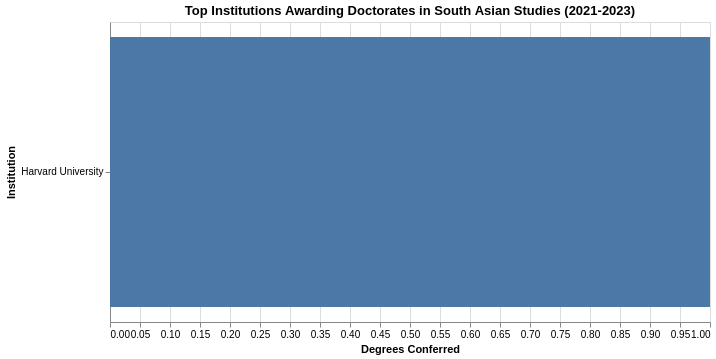

Notebook code for this chart:
### Markdown cell above
</div>

<div class="text-box">
    
## Top Institutions Awarding Doctorates in South Asian Studies per Race/Ethnicity

### Code cell
#| code-fold: true


filtered_df = df[
    (df["Major"].isin(majors))]

grouped = (
    filtered_df.groupby(["Race and Ethnicity", "Institution Name"])["Awards/Degrees Conferred"]
    .sum()
    .reset_index()
)

grouped["Rank"] = grouped.groupby("Race and Ethnicity")["Awards/Degrees Conferred"]\
                         .rank(method="first", ascending=False)


top10 = grouped[grouped["Rank"] <= 10]


race_dropdown = alt.binding_select(
    options=top10["Race and Ethnicity"].unique().tolist(),
    name="Select Race/Ethnicity: "
)
race_param = alt.param(bind=race_dropdown, name="RaceFilter", value="Black or African American")


chart = (
    alt.Chart(top10)
    .add_params(race_param)
    .transform_filter(alt.datum["Race and Ethnicity"] == race_param)
    .mark_bar()
    .encode(
        x=alt.X("Awards/Degrees Conferred:Q", title="Degrees Conferred"),
        y=alt.Y("Institution Name:N", sort='-x', title="Institution"),
        color=alt.Color("Institution Name:N", legend=None),
        tooltip=["Institution Name", "Awards/Degrees Conferred"]
    )
    .properties(
        title="Top Institutions Awarding Doctorates in South Asian Studies (2021-2023)",
        width=600,
        height=300
    )
)

chart

### Figure 1 — Vega-Lite specification as saved in the notebook (floating-point values rounded to 4 significant figures)
{"config": {"view": {"continuousWidth": 300, "continuousHeight": 300}}, "data": {"name": "data-b71ec1bdfc0c7730562af167a790ba53"}, "mark": {"type": "bar"}, "encoding": {"color": {"field": "Institution Name", "legend": null, "type": "nominal"}, "tooltip": [{"field": "Institution Name", "type": "nominal"}, {"field": "Awards/Degrees Conferred", "type": "quantitative"}], "x": {"field": "Awards/Degrees Conferred", "title": "Degrees Conferred", "type": "quantitative"}, "y": {"field": "Institution Name", "sort": "-x", "title": "Institution", "type": "nominal"}}, "height": 300, "params": [{"name": "RaceFilter", "bind": {"input": "select", "options": ["Asian", "Black or African American", "Two or more races", "White"], "name": "Select Race/Ethnicity: "}, "value": "Black or African American"}], "title": "Top Institutions Awarding Doctorates in South Asian Studies (2021-2023)", "transform": [{"filter": "(datum['Race and Ethnicity'] === RaceFilter)"}], "width": 600, "$schema": "https://vega.github.io/schema/vega-lite/v5.14.1.json", "datasets": {"data-b71ec1bdfc0c7730562af167a790ba53": [{"Race and Ethnicity": "Asian", "Institution Name": "Harvard University", "Awards/Degrees Conferred": 1, "Rank": 1.0}, {"Race and Ethnicity": "Asian", "Institution Name": "University of Wisconsin-Madison", "Awards/Degrees Conferred": 1, "Rank": 2.0}, {"Race and Ethnicity": "Black or African American", "Institution Name": "Harvard University", "Awards/Degrees Conferred": 1, "Rank": 1.0}, {"Race and Ethnicity": "Two or more races", "Institution Name": "University of Chicago", "Awards/Degrees Conferred": 1, "Rank": 1.0}, {"Race and Ethnicity": "White", "Institution Name": "Harvard University", "Awards/Degrees Conferred": 3, "Rank": 1.0}, {"Race and Ethnicity": "White", "Institution Name": "University of Chicago", "Awards/Degrees Conferred": 2, "Rank": 2.0}]}}
